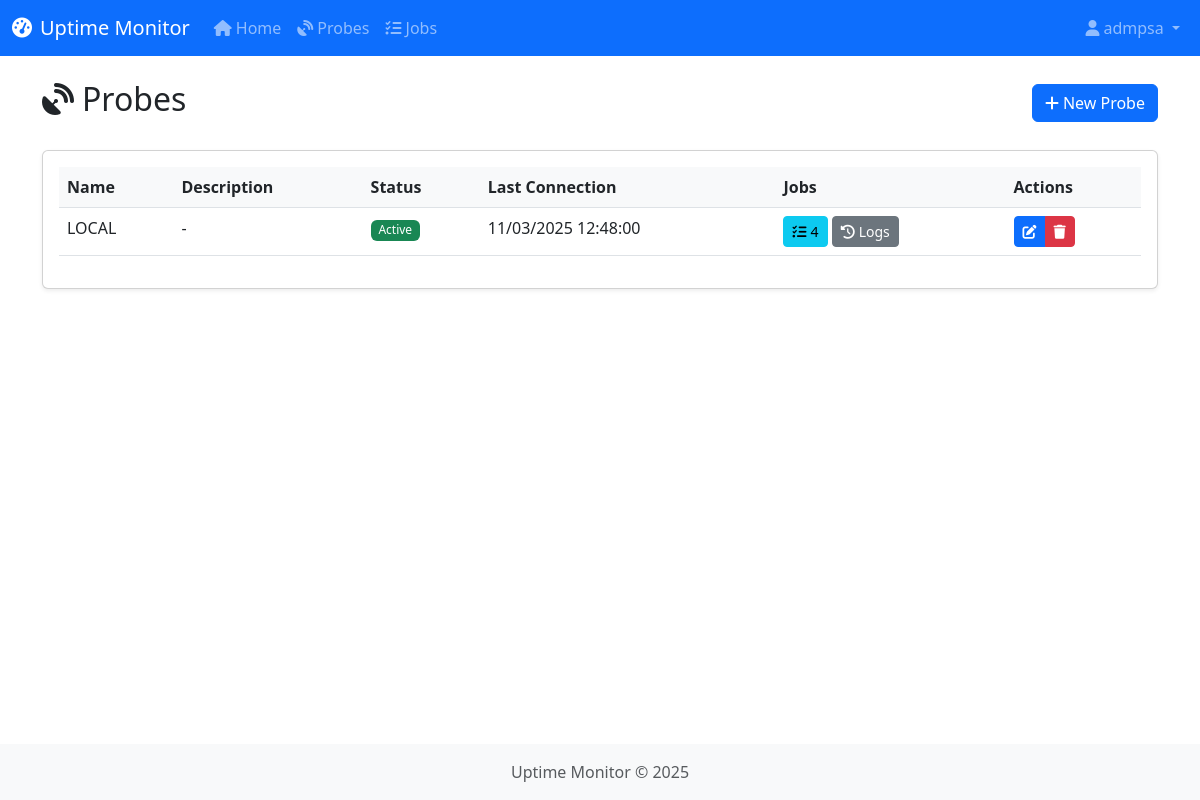
/probes/ (signed in), run on the app's committed database.
### models.py (models this page shows, shortened)
class User(db.Model, UserMixin):
    __tablename__ = 'users'
    id = db.Column(db.Integer, primary_key=True)
    username = db.Column(db.String(64), unique=True, nullable=False)
    email = db.Column(db.String(120), unique=True, nullable=False)
    password_hash = db.Column(db.String(128), nullable=False)
    is_admin = db.Column(db.Boolean, default=False)
    created_at = db.Column(db.DateTime, default=datetime.utcnow)

class Probe(db.Model):
    __tablename__ = 'probes'
    id = db.Column(db.Integer, primary_key=True)
    name = db.Column(db.String(64), nullable=False, unique=True)
    description = db.Column(db.Text)
    api_key = db.Column(db.String(64), unique=True, nullable=False)
    is_active = db.Column(db.Boolean, default=True)
    last_connected = db.Column(db.DateTime, nullable=True)
    last_seen = db.Column(db.DateTime, nullable=True)
    created_at = db.Column(db.DateTime, default=datetime.utcnow)
    updated_at = db.Column(db.DateTime, default=datetime.utcnow, onupdate=datetime.utcnow)
    jobs = db.relationship('Job', backref='probe', lazy='dynamic')

### routes/probes.py (the view)
@probes_blueprint.route('/')
@login_required
def list_probes():
    probes = Probe.query.all()
    return render_template('probes/list.html', probes=probes, title='Probes')

### templates/probes/list.html (shortened to what this page needs)
{% extends "base.html" %}
{% block content %}
<div class="d-flex justify-content-between align-items-center mb-4">
    <h2><i class="fas fa-satellite-dish me-2"></i>Probes</h2>
    <a href="{{ url_for('probes.create_probe') }}" class="btn btn-primary">
        <i class="fas fa-plus me-1"></i>New Probe
    </a>
</div>
<div class="card shadow-sm">
    <div class="card-body">
        <div class="table-responsive">
            <table class="table table-hover">
                <thead>
                    <tr>
                        <th>Name</th>
                        <th>Description</th>
                        <th>Status</th>
                        <th>Last Connection</th>
                        <th>Jobs</th>
                        <th>Actions</th>
                    </tr>
                </thead>
                <tbody>
                    {% if probes %}
                        {% for probe in probes %}
                            <tr>
                                <td>{{ probe.name }}</td>
                                <td>{{ probe.description|truncate(50) if probe.description else "-" }}</td>
                                <td>
                                    {% if probe.is_active %}
                                        <span class="badge bg-success">Active</span>
                                    {% else %}
                                        <span class="badge bg-danger">Inactive</span>
                                    {% endif %}
                                </td>
                                <td>
                                    {% if probe.last_connected %}
                                        {{ probe.last_connected.strftime('%d/%m/%Y %H:%M:%S') }}
                                    {% else %}
                                        <span class="text-muted">Never connected</span>
                                    {% endif %}
                                </td>
                                <td>
                                    <a href="{{ url_for('probes.probe_jobs', probe_id=probe.id) }}" class="btn btn-sm btn-info" title="View Jobs">
                                        <i class="fas fa-tasks me-1"></i>{{ probe.jobs.count() }}
                                    </a>
                                    <a href="{{ url_for('probes.view_probe_logs', probe_id=probe.id) }}" class="btn btn-sm btn-secondary" title="View Connection Logs">
                                        <i class="fas fa-history me-1"></i>Logs
                                    </a>
                                </td>
                                <td>
                                    <div class="btn-group">
                                        <a href="{{ url_for('probes.edit_probe', probe_id=probe.id) }}" class="btn btn-sm btn-primary">
                                            <i class="fas fa-edit"></i>
                                        </a>
                                        <button type="button" class="btn btn-sm btn-danger" data-bs-toggle="modal" data-bs-target="#deleteModal{{ probe.id }}">
                                            <i class="fas fa-trash"></i>
                                        </button>
                                    </div>
                                </td>
                            </tr>
                        {% endfor %}
                    {% else %}
                        <tr>
                            <td colspan="6" class="text-center">No probes registered</td>
                        </tr>
                    {% endif %}
                </tbody>
            </table>
        </div>
    </div>
</div>
{% endblock %}

### templates/base.html (shortened to what this page needs)
<!DOCTYPE html>
<html lang="en">
<head>
    <link href="https://cdn.jsdelivr.net/npm/bootstrap@5.3.0-alpha1/dist/css/bootstrap.min.css" rel="stylesheet">
    <link rel="stylesheet" href="https://cdnjs.cloudflare.com/ajax/libs/font-awesome/6.1.1/css/all.min.css">
    <link rel="stylesheet" href="{{ url_for('static', filename='css/style.css') }}">
</head>
<body>
    {% if current_user.is_authenticated %}
    <nav class="navbar navbar-expand-lg navbar-dark bg-primary">
        <div class="container-fluid">
            <a class="navbar-brand" href="{{ url_for('main.index') }}">
                <i class="fas fa-tachometer-alt me-2"></i>Uptime Monitor
            </a>
            <div class="collapse navbar-collapse" id="navbarNav">
                <ul class="navbar-nav">
                    <li class="nav-item">
                        <a class="nav-link" href="{{ url_for('main.index') }}">
                            <i class="fas fa-home me-1"></i>Home
                        </a>
                    </li>
                    <li class="nav-item">
                        <a class="nav-link" href="{{ url_for('probes.list_probes') }}">
                            <i class="fas fa-satellite-dish me-1"></i>Probes
                        </a>
                    </li>
                    <li class="nav-item">
                        <a class="nav-link" href="{{ url_for('jobs.list_jobs') }}">
                            <i class="fas fa-tasks me-1"></i>Jobs
                        </a>
                    </li>
                </ul>
                <ul class="navbar-nav ms-auto">
                    <li class="nav-item dropdown">
                        <a class="nav-link dropdown-toggle" href="#" id="userDropdown" role="button" data-bs-toggle="dropdown">
                            <i class="fas fa-user me-1"></i>{{ current_user.username }}
                        </a>
                    </li>
                </ul>
            </div>
        </div>
    </nav>
    {% endif %}
    <div class="container mt-4">
        {% block content %}{% endblock %}
    </div>
    <footer class="footer mt-auto py-3 bg-light">
        <div class="container text-center">
            <span class="text-muted">Uptime Monitor &copy; 2025</span>
        </div>
    </footer>
</body>
</html>

### static/css/style.css (style rules this page uses)
html, body { height: 100%; }
body { display: flex; flex-direction: column; }
.container { flex: 1 0 auto; }
.footer { flex-shrink: 0; margin-top: 2rem; }
.card { transition: all 0.3s; }
.table th { background-color: #f8f9fa; }
.badge { font-weight: 500; padding: 0.35em 0.65em; }

### data on the page
User: username "admpsa"
Probe: name "LOCAL", description "-", is_active "Active", last_connected "11/03/2025 12:48:00", jobs.count "4"
